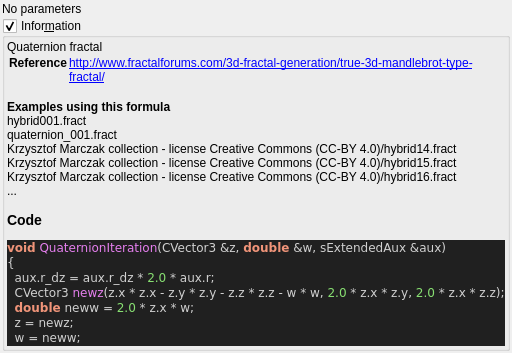
<?xml version="1.0" encoding="UTF-8"?>
<ui version="4.0">
 <class>quaternion</class>
 <widget class="QWidget" name="Form">
  <property name="geometry">
   <rect>
    <x>0</x>
    <y>0</y>
    <width>400</width>
    <height>300</height>
   </rect>
  </property>
  <property name="windowTitle">
   <string notr="true">quaternion</string>
  </property>
  <layout class="QVBoxLayout" name="verticalLayout">
   <property name="spacing">
    <number>2</number>
   </property>
   <property name="leftMargin">
    <number>2</number>
   </property>
   <property name="topMargin">
    <number>2</number>
   </property>
   <property name="rightMargin">
    <number>2</number>
   </property>
   <property name="bottomMargin">
    <number>2</number>
   </property>
   <item>
    <widget class="QLabel" name="label">
     <property name="text">
      <string>No parameters</string>
     </property>
    </widget>
   </item>
   <item>
    <widget class="MyGroupBox" name="groupCheck_info">
     <property name="title">
      <string>Infor&amp;mation</string>
     </property>
     <property name="flat">
      <bool>false</bool>
     </property>
     <property name="checkable">
      <bool>true</bool>
     </property>
     <layout class="QVBoxLayout" name="verticalLayout_2">
      <property name="spacing">
       <number>2</number>
      </property>
      <property name="leftMargin">
       <number>2</number>
      </property>
      <property name="topMargin">
       <number>2</number>
      </property>
      <property name="rightMargin">
       <number>2</number>
      </property>
      <property name="bottomMargin">
       <number>2</number>
      </property>
      <item>
       <widget class="QLabel" name="label_code_content">
        <property name="text">
         <string notr="true">&lt;p&gt;Quaternion fractal&lt;/p&gt;&lt;table&gt;
&lt;tr&gt;&lt;th&gt;Reference&lt;/th&gt;&lt;td&gt;&lt;a href=&quot;http://www.fractalforums.com/3d-fractal-generation/true-3d-mandlebrot-type-fractal/&quot;&gt;http://www.fractalforums.com/3d-fractal-generation/true-3d-mandlebrot-type-fractal/&lt;br&gt;
&lt;/td&gt;&lt;/tr&gt;
&lt;/table&gt;
&lt;b&gt;Examples using this formula&lt;/b&gt;&lt;br&gt;hybrid001.fract&lt;br&gt;quaternion_001.fract&lt;br&gt;Krzysztof Marczak collection - license Creative Commons (CC-BY 4.0)/hybrid14.fract&lt;br&gt;Krzysztof Marczak collection - license Creative Commons (CC-BY 4.0)/hybrid15.fract&lt;br&gt;Krzysztof Marczak collection - license Creative Commons (CC-BY 4.0)/hybrid16.fract&lt;br&gt;...&lt;h3&gt;Code&lt;/h3&gt;
&lt;body style=&quot;background-color:#202020&quot;&gt;
&lt;pre style=&quot;color:#d0d0d0; background-color:#202020;  font-family:'Courier New',monospace;&quot;&gt;&lt;span style=&quot;color:#f09479; font-weight:bold&quot;&gt;void&lt;/span&gt; &lt;span style=&quot;color:#e47eed&quot;&gt;QuaternionIteration&lt;/span&gt;&lt;span style=&quot;color:#d0d0d0&quot;&gt;(&lt;/span&gt;CVector3 &lt;span style=&quot;color:#d0d0d0&quot;&gt;&amp;amp;&lt;/span&gt;z&lt;span style=&quot;color:#d0d0d0&quot;&gt;,&lt;/span&gt; &lt;span style=&quot;color:#f09479; font-weight:bold&quot;&gt;double&lt;/span&gt; &lt;span style=&quot;color:#d0d0d0&quot;&gt;&amp;amp;&lt;/span&gt;w&lt;span style=&quot;color:#d0d0d0&quot;&gt;,&lt;/span&gt; sExtendedAux &lt;span style=&quot;color:#d0d0d0&quot;&gt;&amp;amp;&lt;/span&gt;aux&lt;span style=&quot;color:#d0d0d0&quot;&gt;)&lt;/span&gt;
&lt;span style=&quot;color:#d0d0d0&quot;&gt;{&lt;/span&gt;
  aux&lt;span style=&quot;color:#d0d0d0&quot;&gt;.&lt;/span&gt;r_dz &lt;span style=&quot;color:#d0d0d0&quot;&gt;=&lt;/span&gt; aux&lt;span style=&quot;color:#d0d0d0&quot;&gt;.&lt;/span&gt;r_dz &lt;span style=&quot;color:#d0d0d0&quot;&gt;*&lt;/span&gt; &lt;span style=&quot;color:#87df71&quot;&gt;2.0&lt;/span&gt; &lt;span style=&quot;color:#d0d0d0&quot;&gt;*&lt;/span&gt; aux&lt;span style=&quot;color:#d0d0d0&quot;&gt;.&lt;/span&gt;r&lt;span style=&quot;color:#d0d0d0&quot;&gt;;&lt;/span&gt;
  CVector3 &lt;span style=&quot;color:#e47eed&quot;&gt;newz&lt;/span&gt;&lt;span style=&quot;color:#d0d0d0&quot;&gt;(&lt;/span&gt;z&lt;span style=&quot;color:#d0d0d0&quot;&gt;.&lt;/span&gt;x &lt;span style=&quot;color:#d0d0d0&quot;&gt;*&lt;/span&gt; z&lt;span style=&quot;color:#d0d0d0&quot;&gt;.&lt;/span&gt;x &lt;span style=&quot;color:#d0d0d0&quot;&gt;-&lt;/span&gt; z&lt;span style=&quot;color:#d0d0d0&quot;&gt;.&lt;/span&gt;y &lt;span style=&quot;color:#d0d0d0&quot;&gt;*&lt;/span&gt; z&lt;span style=&quot;color:#d0d0d0&quot;&gt;.&lt;/span&gt;y &lt;span style=&quot;color:#d0d0d0&quot;&gt;-&lt;/span&gt; z&lt;span style=&quot;color:#d0d0d0&quot;&gt;.&lt;/span&gt;z &lt;span style=&quot;color:#d0d0d0&quot;&gt;*&lt;/span&gt; z&lt;span style=&quot;color:#d0d0d0&quot;&gt;.&lt;/span&gt;z &lt;span style=&quot;color:#d0d0d0&quot;&gt;-&lt;/span&gt; w &lt;span style=&quot;color:#d0d0d0&quot;&gt;*&lt;/span&gt; w&lt;span style=&quot;color:#d0d0d0&quot;&gt;,&lt;/span&gt; &lt;span style=&quot;color:#87df71&quot;&gt;2.0&lt;/span&gt; &lt;span style=&quot;color:#d0d0d0&quot;&gt;*&lt;/span&gt; z&lt;span style=&quot;color:#d0d0d0&quot;&gt;.&lt;/span&gt;x &lt;span style=&quot;color:#d0d0d0&quot;&gt;*&lt;/span&gt; z&lt;span style=&quot;color:#d0d0d0&quot;&gt;.&lt;/span&gt;y&lt;span style=&quot;color:#d0d0d0&quot;&gt;,&lt;/span&gt; &lt;span style=&quot;color:#87df71&quot;&gt;2.0&lt;/span&gt; &lt;span style=&quot;color:#d0d0d0&quot;&gt;*&lt;/span&gt; z&lt;span style=&quot;color:#d0d0d0&quot;&gt;.&lt;/span&gt;x &lt;span style=&quot;color:#d0d0d0&quot;&gt;*&lt;/span&gt; z&lt;span style=&quot;color:#d0d0d0&quot;&gt;.&lt;/span&gt;z&lt;span style=&quot;color:#d0d0d0&quot;&gt;);&lt;/span&gt;
  &lt;span style=&quot;color:#f09479; font-weight:bold&quot;&gt;double&lt;/span&gt; neww &lt;span style=&quot;color:#d0d0d0&quot;&gt;=&lt;/span&gt; &lt;span style=&quot;color:#87df71&quot;&gt;2.0&lt;/span&gt; &lt;span style=&quot;color:#d0d0d0&quot;&gt;*&lt;/span&gt; z&lt;span style=&quot;color:#d0d0d0&quot;&gt;.&lt;/span&gt;x &lt;span style=&quot;color:#d0d0d0&quot;&gt;*&lt;/span&gt; w&lt;span style=&quot;color:#d0d0d0&quot;&gt;;&lt;/span&gt;
  z &lt;span style=&quot;color:#d0d0d0&quot;&gt;=&lt;/span&gt; newz&lt;span style=&quot;color:#d0d0d0&quot;&gt;;&lt;/span&gt;
  w &lt;span style=&quot;color:#d0d0d0&quot;&gt;=&lt;/span&gt; neww&lt;span style=&quot;color:#d0d0d0&quot;&gt;;&lt;/span&gt;
&lt;span style=&quot;color:#d0d0d0&quot;&gt;}&lt;/span&gt;
&lt;/pre&gt;
&lt;/body&gt;</string>
        </property>
        <property name="wordWrap">
         <bool>true</bool>
        </property>
        <property name="openExternalLinks">
         <bool>true</bool>
        </property>
        <property name="textInteractionFlags">
         <set>Qt::LinksAccessibleByMouse|Qt::TextSelectableByMouse</set>
        </property>
       </widget>
      </item>
     </layout>
    </widget>
   </item>
   <item>
    <spacer name="verticalSpacer">
     <property name="orientation">
      <enum>Qt::Vertical</enum>
     </property>
     <property name="sizeHint" stdset="0">
      <size>
       <width>20</width>
       <height>40</height>
      </size>
     </property>
    </spacer>
   </item>
  </layout>
 </widget>
 <customwidgets>
  <customwidget>
   <class>MyGroupBox</class>
   <extends>QGroupBox</extends>
   <header>my_group_box.h</header>
   <container>1</container>
  </customwidget>
 </customwidgets>
 <resources/>
 <connections/>
</ui>
